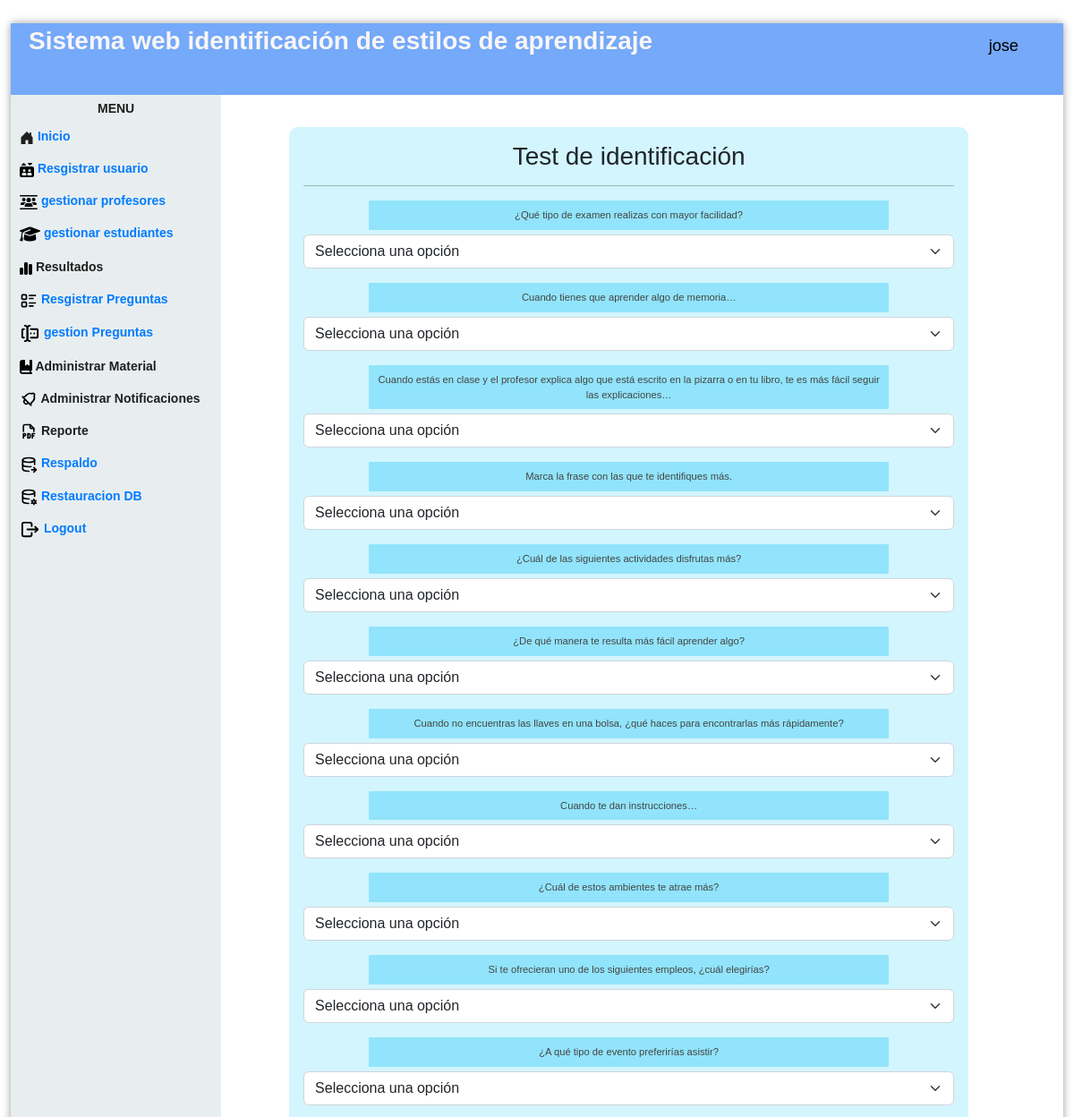
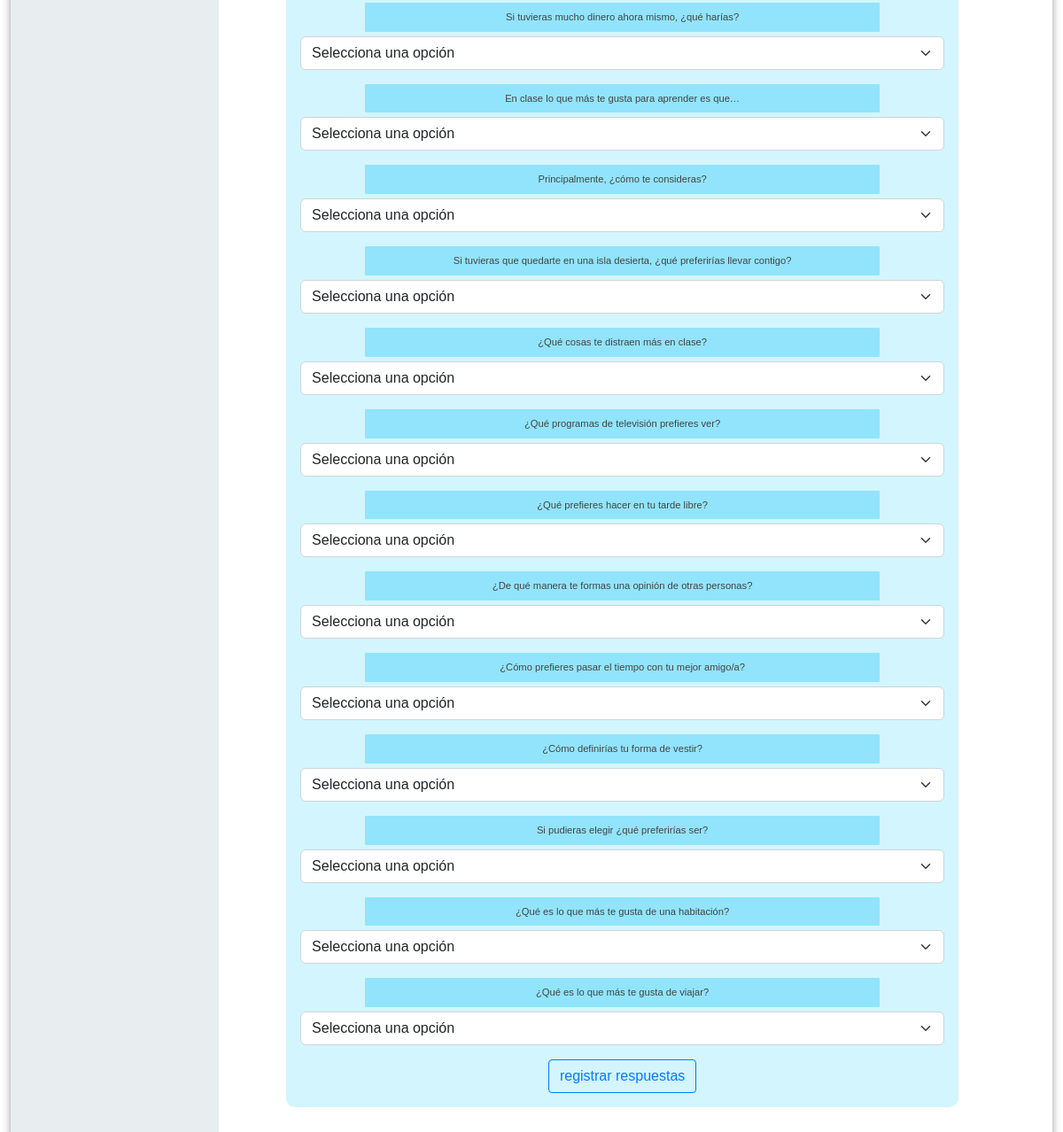
The page /respuestas.php (signed in) on the database its author committed (2 pictures, top to bottom).
### tables this page shows
CREATE TABLE `pregunta` (
  `idpreguntas` int(11) NOT NULL AUTO_INCREMENT,
  `descripción_p` varchar(300) NOT NULL,
  PRIMARY KEY (`idpreguntas`)
);

### respuestas.php (the view, shortened to what this page needs)
<!DOCTYPE html>
<html lang="en">
<head>
    <link href="https://cdn.jsdelivr.net/npm/bootstrap@5.2.2/dist/css/bootstrap.min.css" rel="stylesheet">
    <link rel="stylesheet" href="https://stackpath.bootstrapcdn.com/bootstrap/4.2.1/css/bootstrap.min.css">
    <link href='css/nav.css' rel='stylesheet' type='text/css'>
    <link href='css/formulario.css' rel='stylesheet' type='text/css'>
</head>
<body>
<div class="page">
  <div class="pageHeader">
    <div class="title">Sistema web identificación de estilos de aprendizaje</div>
    <div class="userPanel"><span class="username" style="color:#000000";><i class="fa-solid fa-user-large"></i>
          <?php   echo  $_SESSION["nombre"];
            ?></span></div>
  </div>
  <div class="main">
    <div class="nav">
      <div class="menu">
      <div class="title"><center>Menu</center></div>
        <ul>
          <li><a href="controlador/loginrol.php"> Inicio<a></li>
          <li>
            <a href="registroUs.php"> Resgistrar usuario<a></li>
          <li>
            <a href="gestionPr.php">gestionar profesores<a></li>
            <li>
          <a href="gestionEs.php"> gestionar estudiantes<a></li>
          <li>Resultados</li>
          <li>   <a href="registroPregunta.php"> Resgistrar Preguntas<a></li>
          <li><a href="gestionPreguntas.php"> gestion Preguntas<a></li>
          <li>Administrar Material</li>
          <li>  Administrar Notificaciones</li>
          <li>  Reporte</li>
          <li> <a href="generaR.php"> Respaldo<a></li>
          <li><a href="respaldo"> Restauracion DB<a></li>
          <li><a href="controlador/cerrarsesion.php"> Logout<a></li>
        </ul>
      </div>
    </div>
    <div class="view">
      <div class="container-fluid row">
        <form  class=" col-10 p-3 formulario" method="POST"  >
          <h3>Test de identificación</h3>
          <hr    color="#000000";>
          <?php
          include "modelo/conexion.php";
          $sql = $conexion->query("SELECT * FROM pregunta");
          while($datos = $sql->fetch_object()){
        ?>
        <div class="mb-3">
          <label for="exampleInputEmail1" class="input_textual"><?= $datos->descripción_p ?></label>
          <select class="form-select" name="categoria<?= $datos->idpreguntas ?>" id="categoria" required>
            <option value="">Selecciona una opción</option>
    </select>
</div>
        <?php
          }
        ?>
        <button type="submit" class="btn btn-outline-primary" name="btnregistrar" value="ok">registrar respuestas</button>
      </form>
    </div>
  </div>
</div>
</body>
</html>

### css/nav.css (style rules this page uses)
html { background-image: url(http://www.ultraimg.com/images/2UeGfhZ.jpg); }
body { padding: 0px; margin: 0px; font-family: "Open Sans"; font-size: 14px; }
.page { position: absolute; width: 98%; height: 98%; left: 1%; top: 1%; background-color: rgba(255, 255, 255, 0.7); -moz-border-radius: 4px; -webkit-border-radius: 4px; border-radius: 4px; -moz-box-shadow: 0 0 10px 0 rgba(0, 0, 0, 0.4); -webkit-box-shadow: 0 0 10px 0 rgba(0, 0, 0, 0.4); box-shadow: 0 0 10px 0 rgba(0, 0, 0, 0.4); }
.pageHeader { width: 100%; height: 80px; line-height: 50px; background-color: #75a9f9; color: rgb(250, 246, 246); -moz-box-sizing: border-box; -webkit-box-sizing: border-box; box-sizing: border-box; padding: 5px 20px; vertical-align: middle; }
.pageHeader .title { width: 70%; float: left; line-height: 30px; font-size: 2em; font-weight: 700; }
.pageHeader .userPanel { width: 30%; float: right; }
.pageHeader .userPanel .username { float: right; line-height: 40px; padding: 0px 20px; font-weight: 400; font-size: 1.3em; color:#201f1f; }
.main { position: relative; width: 100%; height: 100%; clear: both; background-color: white; }
.main .nav { width: 20%; height: 100%; float: left; background-color: rgba(227, 234, 235, 0.8); }
.main .nav .menu { width: 100%; margin: 5px; color: #201f1f; }
.main .nav .menu .title { font-weight: 700; font-size: 1em; text-transform: uppercase; }
.main .nav .menu ul { padding-left: 0px; }
.main .nav .menu ul li { cursor: pointer; list-style: none; margin: 5px 0px; padding: 5px 0px; font-weight: 600; margin-right: 10px; padding-left: 5px; -moz-border-radius: 4px; -webkit-border-radius: 4px; border-radius: 4px; transition: 0.25s all; }
.main .view { position: relative; overflow: hidden; }
.main .view ,img { float: right; padding-top: 3%; width: 80%; }
.view ,table { align-items: center; }

### css/formulario.css (style rules this page uses)
* { transition: .4s; box-sizing: border-box; font-family: 'arial'; }
body { background: rgba(255, 255, 255, 0.8); }
.formulario { width: 60%; margin: auto; text-align: center; background: #4dd7fa3f; padding-top: 30px; border-radius: 10px; }
.formulario .input_textual { display: block; padding: 7px 7px; margin: auto; margin-bottom: 5px; width: 80%; border: 1px solid #91e4fb; border-radius: 1px; color: #444; font-size: 0.8em; background:#91e4fb; }

### rows shown on the page
pregunta: descripción_p "¿Qué tipo de examen realizas con mayor facilidad?"
pregunta: descripción_p "Cuando tienes que aprender algo de memoria…"
pregunta: descripción_p "Cuando estás en clase y el profesor explica algo que está escrito en la pizarra o en tu libro, te es más fácil seguir las explicaciones…"
pregunta: descripción_p "Marca la frase con las que te identifiques más."
pregunta: descripción_p "¿Cuál de las siguientes actividades disfrutas más?"
pregunta: descripción_p "¿De qué manera te resulta más fácil aprender algo?"
pregunta: descripción_p "Cuando no encuentras las llaves en una bolsa, ¿qué haces para encontrarlas más rápidamente?"
pregunta: descripción_p "Cuando te dan instrucciones…"
pregunta: descripción_p "¿Cuál de estos ambientes te atrae más?"
pregunta: descripción_p "Si te ofrecieran uno de los siguientes empleos, ¿cuál elegirías?"
pregunta: descripción_p "¿A qué tipo de evento preferirías asistir?"
pregunta: descripción_p "Si tuvieras mucho dinero ahora mismo, ¿qué harías?"
pregunta: descripción_p "En clase lo que más te gusta para aprender es que…"
pregunta: descripción_p "Principalmente, ¿cómo te consideras?"
pregunta: descripción_p "Si tuvieras que quedarte en una isla desierta, ¿qué preferirías llevar contigo?"
pregunta: descripción_p "¿Qué cosas te distraen más en clase?"
pregunta: descripción_p "¿Qué programas de televisión prefieres ver?"
pregunta: descripción_p "¿Qué prefieres hacer en tu tarde libre?"
pregunta: descripción_p "¿De qué manera te formas una opinión de otras personas?"
pregunta: descripción_p "¿Cómo prefieres pasar el tiempo con tu mejor amigo/a?"
pregunta: descripción_p "¿Cómo definirías tu forma de vestir?"
pregunta: descripción_p "Si pudieras elegir ¿qué preferirías ser?"
pregunta: descripción_p "¿Qué es lo que más te gusta de una habitación?"
pregunta: descripción_p "¿Qué es lo que más te gusta de viajar?"

### other values the page prints
$_SESSION["nombre"] "jose"
